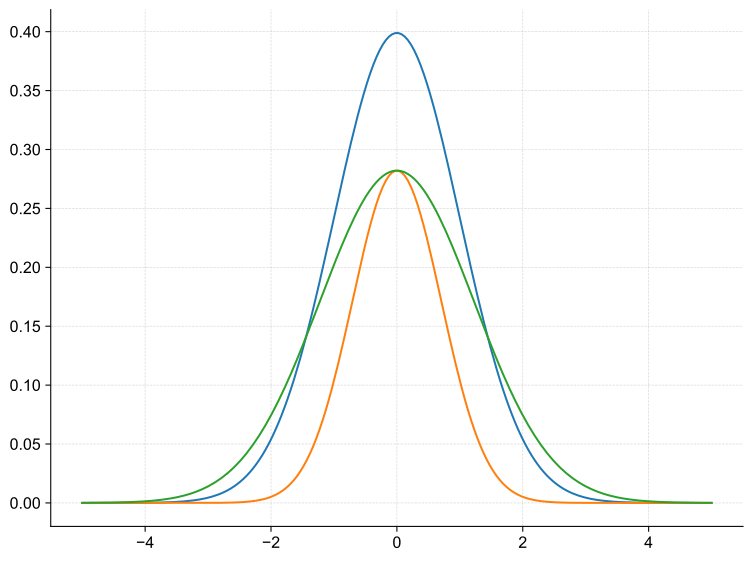

Recreate this plot in Python.
import matplotlib.pyplot as plt
import numpy as np

from plotreset import Styles

style = Styles("reset")
plt.figure(figsize=(6, 4))
x = np.linspace(-5, 5, 200)
y = 1 / (np.sqrt(2 * np.pi)) * np.exp(-(x**2) / 2)
y2 = 1 / (np.sqrt(2 * np.pi * 2)) * np.exp(-(x**2) / (2 * 0.5))
y3 = 1 / (np.sqrt(2 * np.pi * 2)) * np.exp(-(x**2) / (2 * 1.5))
plt.plot(x, y, label="Gaussian Distribution")
plt.plot(x, y2, label="Gaussian Distribution")
plt.plot(x, y3, label="Gaussian Distribution")
plt.savefig("examples/simple.svg")
plt.show()
